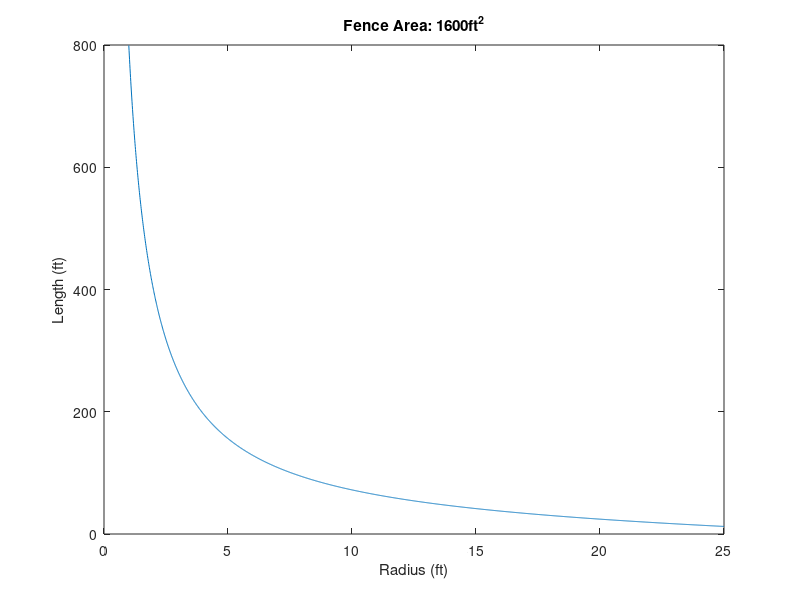

Here is the MATLAB script that generated this plot:
% Homework 7, Problem 1
% Will McClain
% EGR 101-01
% Due: 3/28/23


clear;clc;close all; % housekeeping

R = 1:0.01:25; % R bounded from 1 foot to 25 feet
A = 1600; % a constant 1600ft^2

% A = 2R*L + (1/2)pi*R^2
L = A./(2*R) - (pi/4)*R;

plot(R,L);
title("Fence Area: 1600ft^2");
xlabel("Radius (ft)");
ylabel("Length (ft)");

% $30 per foot * length of straight fence + $40 per foot * length of curved
% fence
C = 30*(L + L + 2*R) + 40*(pi*R);

[minC, idx] = min(C); % get min of C

mins = [C(idx) R(idx) L(idx)]; % list of mins of C, R & L

% minimum cost: $5,157.48
% R: 18.61 ft
% L: 28.37 ft